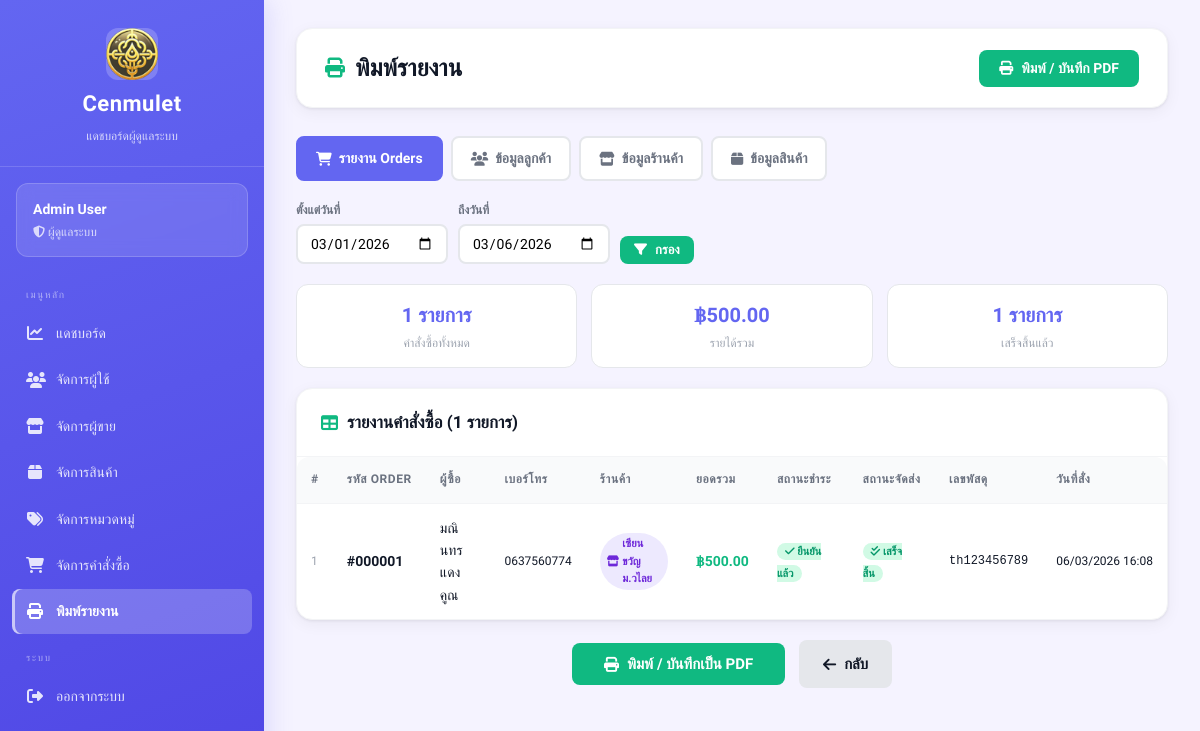
The app's page /views/admin/report.php (signed in), older data.
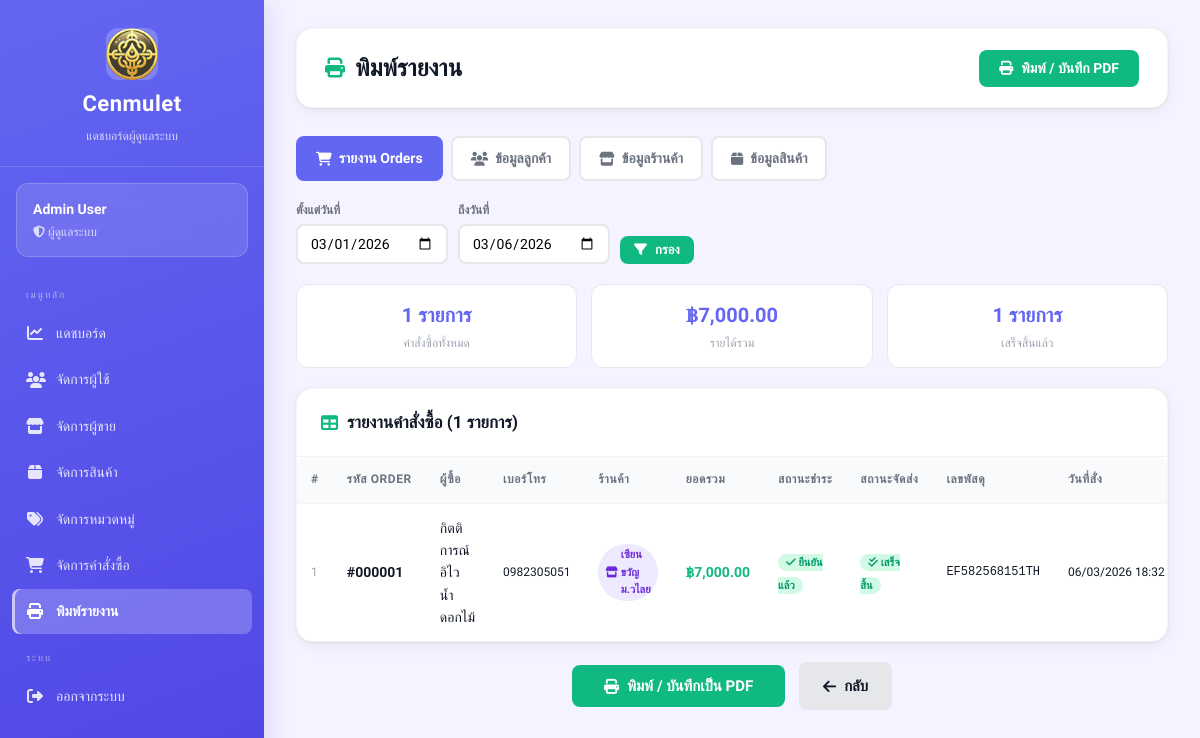
The same page, newer data.
### tables this page shows
CREATE TABLE orders (
    id INTEGER PRIMARY KEY AUTOINCREMENT,
    user_id INTEGER,
    total_price REAL,
    status TEXT DEFAULT 'pending',
    tracking_number TEXT,
    shipped_at DATETIME,
    created_at DATETIME DEFAULT CURRENT_TIMESTAMP,
    FOREIGN KEY (user_id) REFERENCES users(id)
);

### views/admin/report.php (the view, shortened to what the changed rows need)
<?php
require_once __DIR__ . "/../../config/db.php";
$report_type = $_GET['type'] ?? 'orders';
$date_from = $_GET['date_from'] ?? date('Y-m-01');
$date_to   = $_GET['date_to']   ?? date('Y-m-d');
$data     = [];
$summary  = [];
$columns  = [];
$title_th = '';
switch ($report_type) {
    case 'orders':
        $title_th = 'รายงานคำสั่งซื้อ';
        $columns  = ['#','รหัส Order','ผู้ซื้อ','เบอร์โทร','ร้านค้า','ยอดรวม','สถานะชำระ','สถานะจัดส่ง','เลขพัสดุ','วันที่สั่ง'];
        $rows = $db->prepare("
            SELECT o.id,
                   u.fullname as buyer, u.tel,
                   GROUP_CONCAT(DISTINCT s.store_name) as stores,
                   o.total_price,
                   p.status as pay_status,
                   o.status as order_status,
                   o.tracking_number,
                   o.created_at
            FROM orders o
            JOIN users u ON o.user_id = u.id
            LEFT JOIN payments p ON o.id = p.order_id
            LEFT JOIN order_items oi ON o.id = oi.order_id
            LEFT JOIN amulets a ON oi.amulet_id = a.id
            LEFT JOIN sellers s ON a.sellerId = s.id
            WHERE DATE(o.created_at) BETWEEN :f AND :t
            GROUP BY o.id
            ORDER BY o.created_at DESC
        ");
        $rows->execute([':f' => $date_from, ':t' => $date_to]);
        $data = $rows->fetchAll(PDO::FETCH_ASSOC);
        $total_orders    = count($data);
        $total_revenue   = array_sum(array_column($data, 'total_price'));
        $completed_count = 0;
        foreach ($data as $_r) { if ($_r['order_status'] === 'completed') $completed_count++; }
        $summary = [
            'คำสั่งซื้อทั้งหมด' => number_format($total_orders) . ' รายการ',
            'รายได้รวม'          => '฿' . number_format($total_revenue, 2),
            'เสร็จสิ้นแล้ว'      => number_format($completed_count) . ' รายการ',
        ];
        break;
}
?>
<!DOCTYPE html>
<html lang="th">
<head>
    <link rel="stylesheet" href="/public/css/dashboard.css">
    <link rel="stylesheet" href="https://cdnjs.cloudflare.com/ajax/libs/font-awesome/6.5.1/css/all.min.css">
</head>
<body class="admin">
<div class="dashboard-container">
    <?php include __DIR__ . '/_sidebar.php'; ?>
    <main class="main-content">
        <div class="top-bar no-print">
            <h1><i class="fa-solid fa-print"></i> พิมพ์รายงาน</h1>
        </div>
        <?php if (!empty($summary)): ?>
        <div class="summary-strip">
            <?php foreach ($summary as $lbl => $val): ?>
            <div class="summary-card">
                <div class="s-val"><?php echo $val; ?></div>
                <div class="s-lbl"><?php echo $lbl; ?></div>
            </div>
            <?php endforeach; ?>
        </div>
        <?php endif; ?>
        <div class="card">
            <div class="card-header no-print">
                <h2><i class="fa-solid fa-table"></i> <?php echo $title_th; ?> (<?php echo count($data); ?> รายการ)</h2>
            </div>
            <div class="table-wrapper">
            <?php if (count($data) > 0): ?>
            <table>
                <thead>
                    <tr>
                        <?php foreach ($columns as $col): ?>
                        <th><?php echo $col; ?></th>
                        <?php endforeach; ?>
                    </tr>
                </thead>
                <tbody>
                <?php if ($report_type === 'orders'):
                    foreach ($data as $i => $r):
                        $stores = array_filter(explode(',', $r['stores'] ?? ''));
                ?>
                <tr>
                    <td style="color:#9ca3af;font-size:12px"><?php echo $i+1; ?></td>
                    <td><strong>#<?php echo str_pad($r['id'],6,'0',STR_PAD_LEFT); ?></strong></td>
                    <td>
                        <div style="font-weight:500"><?php echo htmlspecialchars($r['buyer']); ?></div>
                    </td>
                    <td style="font-size:12px"><?php echo htmlspecialchars($r['tel']); ?></td>
                    <td>
                        <?php foreach ($stores as $st): ?>
                        <span class="store-tag"><i class="fa-solid fa-store"></i> <?php echo htmlspecialchars(trim($st)); ?></span>
                        <?php endforeach; ?>
                    </td>
                    <td><strong style="color:#10b981">฿<?php echo number_format($r['total_price'],2); ?></strong></td>
                    <td>
                        <?php
                        $p = $r['pay_status'];
                        if ($p==='confirmed')     echo '<span class="status-ok"><i class="fa-solid fa-check"></i> ยืนยันแล้ว</span>';
                        elseif ($p==='waiting')   echo '<span class="status-wait"><i class="fa-solid fa-clock"></i> รอยืนยัน</span>';
                        elseif ($p==='rejected')  echo '<span class="status-rej"><i class="fa-solid fa-times"></i> ปฏิเสธ</span>';
                        else echo '<span style="color:#d1d5db">-</span>';
                        ?>
                    </td>
                    <td>
                        <?php if ($r['order_status']==='completed'):   echo '<span class="status-ok"><i class="fa-solid fa-check-double"></i> เสร็จสิ้น</span>';
                        elseif ($p==='confirmed'):                      echo '<span class="badge badge-info" style="font-size:11px"><i class="fa-solid fa-truck"></i> กำลังส่ง</span>';
                        else:                                           echo '<span class="status-wait"><i class="fa-solid fa-hourglass"></i> รอดำเนินการ</span>'; endif; ?>
                    </td>
                    <td style="font-family:monospace;font-size:12px">
                        <?php echo $r['tracking_number'] ? htmlspecialchars($r['tracking_number']) : '<span style="color:#d1d5db">-</span>'; ?>
                    </td>
                    <td style="font-size:12px;white-space:nowrap">
                        <?php echo date('d/m/Y H:i', strtotime($r['created_at'])); ?>
                    </td>
                </tr>
                <?php endforeach; endif; ?>
                </tbody>
            </table>
            <?php endif; ?>
            </div>
        </div>
    </main>
</div>
</body>
</html>

Row changes from the older to the newer data that the page shows:
changed orders "000001": buyer "มณินทร แดงคูณ" → "กิตติการณ์ อิไว น้ำดอกไม้"; tel "0637560774" → "0982305051"; total_price "500.00" → "7,000.00"; tracking_number "th123456789" → "EF582568151TH"; created_at "06/03/2026 16:08" → "06/03/2026 18:32"
Text that changed along with them:
new list line: "฿7,000.00 รายได้รวม"
list line gone: "฿500.00 รายได้รวม"
